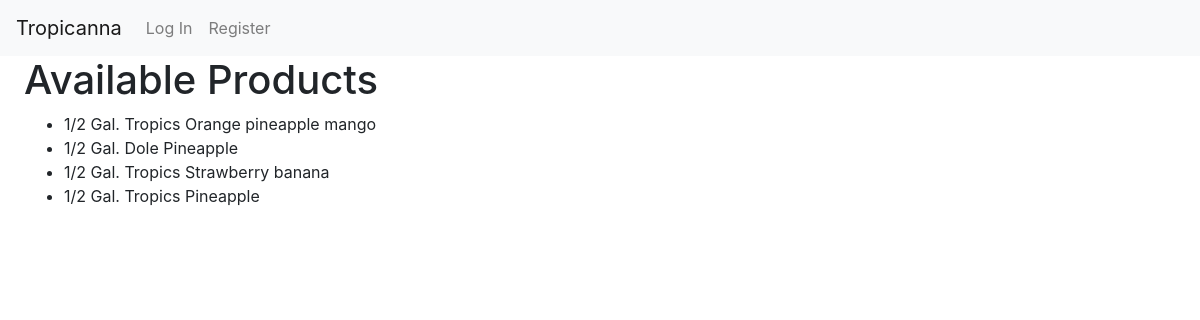
The page / on the database its author committed.
### tropicanna/models.py (models this page shows, shortened)
class Product(models.Model):
    category = models.ForeignKey(
        "Category", on_delete=models.CASCADE, related_name="products")
    flavor = models.ForeignKey(
        "Flavor", on_delete=models.CASCADE, related_name="products")

class Category(models.Model):
    name = models.CharField(max_length=100)
    price = models.DecimalField(max_digits=8, decimal_places=2)

class Flavor(models.Model):
    name = models.CharField(max_length=100)

### tropicanna/views.py (the view)
# urls.py: path("", views.index, name="index"),
def index(request):
    category = Category.objects.get(name="1/2 Gal. Tropics")
    products_by_category = category.products.all()
    flavor = Flavor.objects.get(name="Pineapple")
    products_by_flavor = flavor.products.all()
    return render(request, "tropicanna/index.html", {
        "all_products": Product.objects.all(),
        "all_flavors": Flavor.objects.all(),
        "customers": Customer.objects.all(),
        "categories": Category.objects.all(),
        "products": products_by_category,
        "flavors": products_by_flavor
    })

### tropicanna/templates/tropicanna/index.html (shortened to what this page needs)
{% extends "tropicanna/layout.html" %}
{% load static %}
{% block body %}
<div>
	<h1>Available Products</h1>
	<ul>
		{% for product in all_products %}
		<li>
			{{product.category.name}}
			{{product.flavor.name}}
		</li>
		{% endfor %}
	</ul>
</div>
{% endblock %}

### rows shown on the page
Product: category.name "1/2 Gal. Tropics", flavor.name "Orange pineapple mango"
Product: category.name "1/2 Gal. Dole", flavor.name "Pineapple"
Product: category.name "1/2 Gal. Tropics", flavor.name "Strawberry banana"
Product: category.name "1/2 Gal. Tropics", flavor.name "Pineapple"
